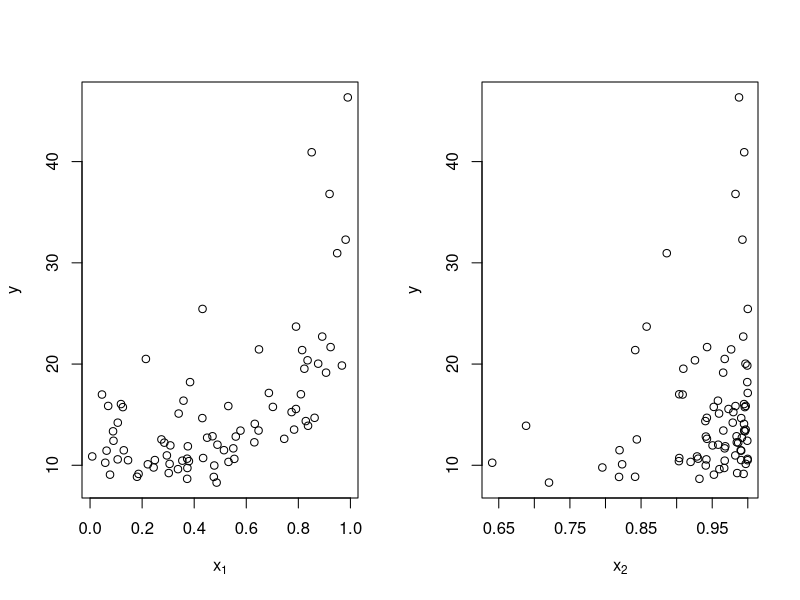
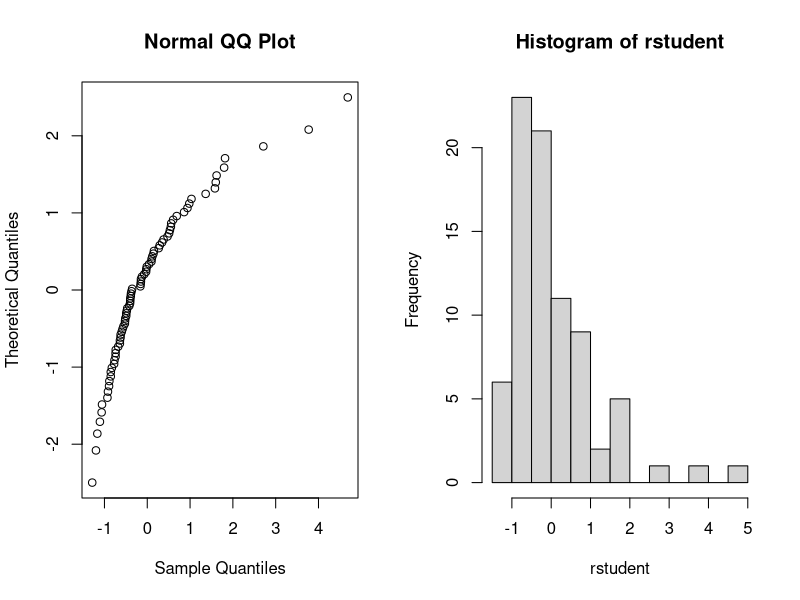
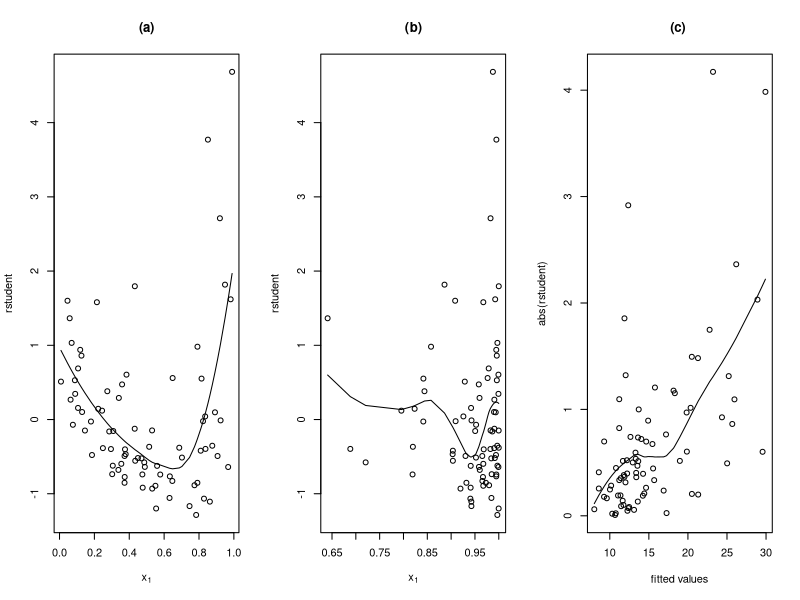
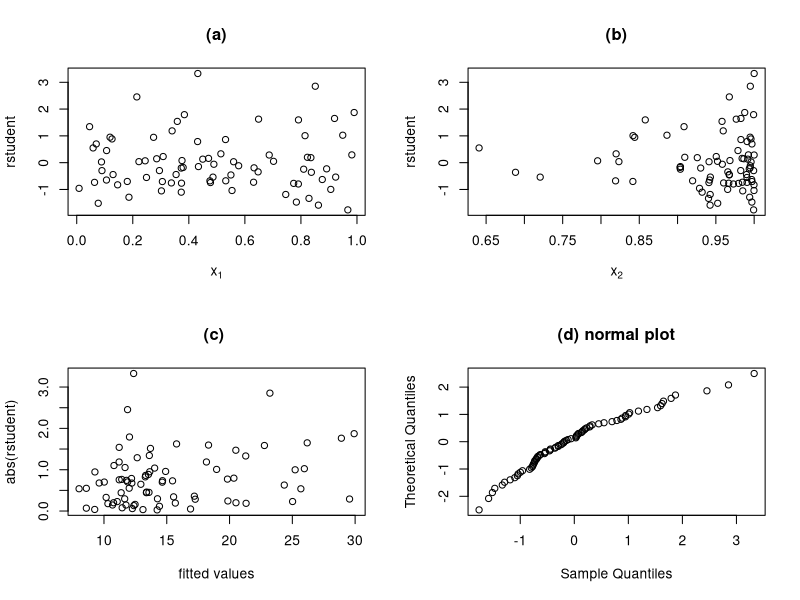

Write R code to recreate these figures, in order.
#  Figures 13.6 to 13.9

n = 80
set.seed("781235")
e = matrix(runif(12*n),nrow=n) %*% rep(1,12)
e = abs(e)^4
e= e/mean(e) 
x1 = runif(n)
x1 = sort(x1) 
x2 = rbeta(n,6,.5)
y =( 8*x2 + x1 + 5*x1^3) + ( 4* x2 + x1 + 7*x1^3) * e 

postscript("ResidEx5.ps",height=4,width=7)  # Figure 13.6
par(mfrow=c(1,2))
plot(x1,y,xlab=expression(x[1]))
plot(x2,y,xlab=expression(x[2]))
graphics.off()

fit = lm(y~x1+x2)
rstudent = rstudent(fit)

postscript("ResidEx1.ps",height=4,width=7)  #  Figure 13.7
par(mfrow=c(1,2))
qqnorm(rstudent,datax=T,main="Normal QQ Plot")
hist(rstudent,12)
graphics.off()

postscript("ResidEx3.ps",height=2.2,width=5)  #  Figure 13.8
par(mfrow=c(1,3))
plot(x1,rstudent,main="(a)",xlab=expression(x[1]))
fit2 = loess(rstudent~x1)
lines(x1,fit2$fitted)
plot(x2,rstudent,main="(b)",xlab=expression(x[1]))
fit3 = loess(rstudent~x2)
ordx2 = order(x2)
lines(x2[ordx2],fit3$fitted[ordx2])
fitquad = lm(y~poly(x1,2)+x2 )
rstudentquad = rstudent(fitquad)
plot(fitquad$fitted,abs(rstudentquad),xlab="fitted values",ylab="abs(rstudent)",main="(c) ")
fit4 = loess(abs(rstudentquad)~fitquad$fitted)
ord = order(fitquad$fitted)
lines(fitquad$fitted[ord],fit4$fitted[ord])
graphics.off()


transy = log(y)
fitquad2 = lm(transy~poly(x1,2)+x2 )
rstudentquad2 = rstudent(fitquad2)

postscript("ResidEx6.ps",height=5.5,width=6)  #  Figure 13.9
par(mfrow=c(2,2))
plot(x1,rstudentquad2,ylab="rstudent",main="(a)",xlab=expression(x[1]))
plot(x2,rstudentquad2,ylab="rstudent",main="(b)",xlab=expression(x[2]))
plot(fitquad$fitted,abs(rstudentquad2),xlab="fitted values",ylab="abs(rstudent)",main="(c) ")
fit5 = loess(abs(rstudentquad2)~fitquad2$fitted)
ord = order(fitquad2$fitted)
lines(fitquad2$fitted[ord],fit4$fitted[ord])
qqnorm(rstudentquad2,datax=T,main="(d) normal plot")
graphics.off()
